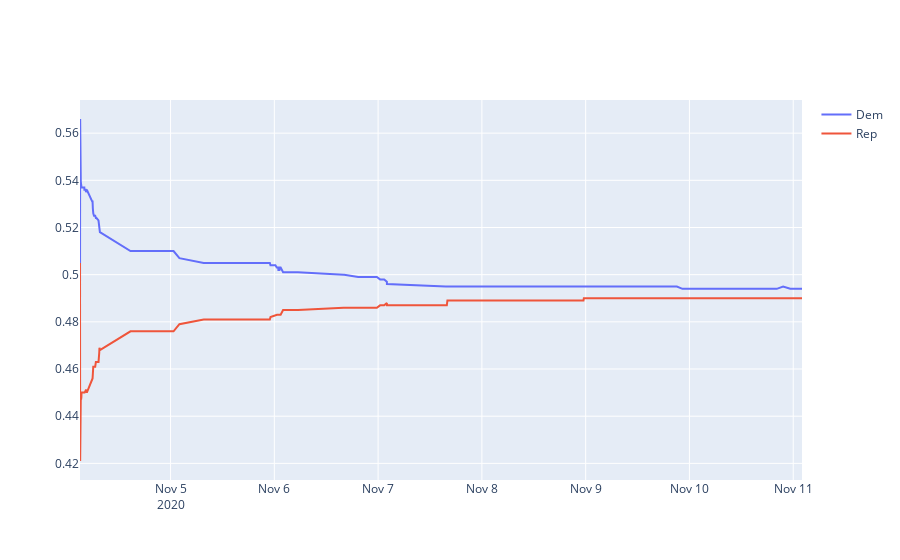

The code cell stored with this chart in its notebook:
### Code cell
fig = go.Figure()
fig.add_trace(go.Scatter(x=dfs.index,y=dfs['vote_share_dem'],name='Dem'))
fig.add_trace(go.Scatter(x=dfs.index, y=dfs['vote_share_rep'],name='Rep'))
fig.show()
